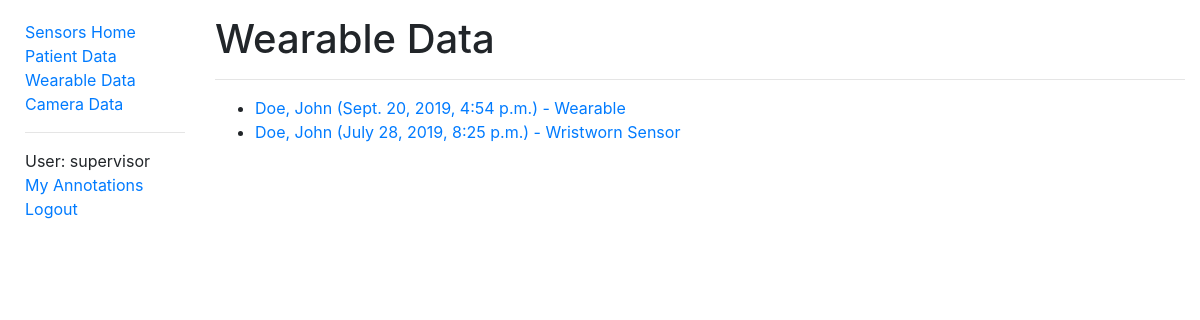
/sensors/wearabledata/ (signed in), run on an earlier commit of the app's database.
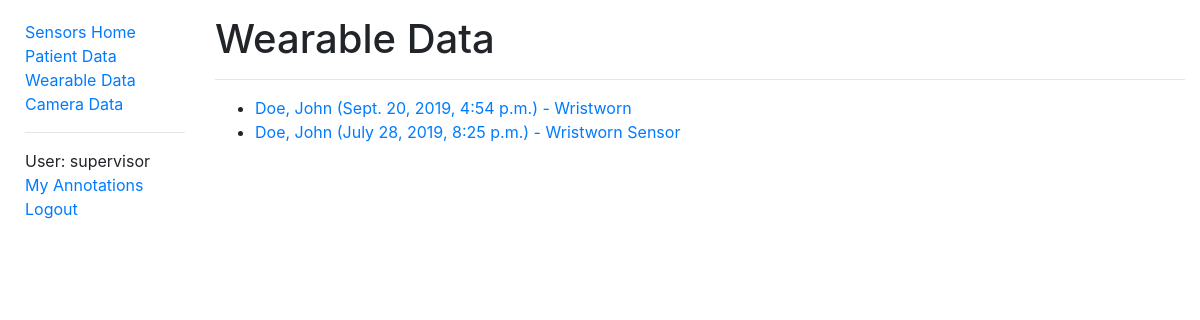
And on a later commit of the database.
### sensors/models.py (models this page shows, shortened)
class WearableData(models.Model):
    id = models.UUIDField(primary_key=True, default=uuid.uuid4, help_text='Unique ID for this wearable data')
    patient = models.ForeignKey('PatientData', on_delete=models.CASCADE, null=True, related_name='wearables')
    filename = models.FileField(upload_to='wearable/')
    time = models.DateTimeField(help_text='Session date & time')
    note = models.CharField(max_length=500, help_text='Note regarding wearable data')
    class Meta:
        ordering = ['patient', '-time']
        permissions = (("can_alter_wearabledata", "Can create or edit wearable data entries."),)
    def get_absolute_url(self):
        return reverse('wearabledata-detail', args=[str(self.id)])

class PatientData(models.Model):
    id = models.AutoField(primary_key=True)
    first_name = models.CharField(max_length=50, help_text='Patient first name')
    last_name = models.CharField(max_length=50, help_text='Patient last name')
    date_of_birth = models.DateField()
    notes = models.CharField(max_length=500, help_text='Notes regarding patient')
    class Meta:
        ordering = ['last_name']
        permissions = (("can_alter_patientdata", "Can create or edit patient data entries."),)
    def __str__(self):
        return f'{self.last_name}, {self.first_name}'

### sensors/views.py (the view)
# urls.py: path('wearabledata/', views.WearableDataListView.as_view(), name='wearabledata'),
class WearableDataListView(LoginRequiredMixin, generic.ListView):
    model = WearableData
    paginate_by = 10

### sensors/context_processors.py (called while the page is built)
def extra_context(request):
    return {'media_url': settings.MEDIA_URL}

### sensors/templates/sensors/wearabledata_list.html
{% extends "base.html" %}
{% block content %}
  <div class="titleText">
    <h1>Wearable Data</h1>
  </div>
  <hr>
  <ul>
    {% for wearabledata in wearabledata_list %}
      <li>
        <a href="{{ wearabledata.get_absolute_url }}">
          {{ wearabledata.patient }} ({{ wearabledata.time }}) - {{ wearabledata.note }}
        </a>
      </li>
    {% empty %}
      <p>There are no wearable data in the database.</p>
    {% endfor %}
  </ul>
{% endblock %}

### sensors/templates/base.html (shortened to what this page needs)
<!DOCTYPE html>
<html xmlns="http://www.w3.org/1999/xhtml" lang="en-GB" xml:lang="en-GB">
<head>
  <link rel="stylesheet"
        href="https://stackpath.bootstrapcdn.com/bootstrap/4.1.3/css/bootstrap.min.css"
>
  {% load static %}
  <link rel="stylesheet"
        href="{% static 'css/styles.css' %}">
</head>
<body>
<div class="container-fluid">
  <div class="row">
    <div class="col-sm-2">
      {% block sidebar %}
        <ul class="sidebar-nav">
          <li><a href="{% url 'index' %}">Sensors Home</a></li>
          {% if user.is_authenticated %}
            <li><a href="{% url 'patientdata' %}">Patient Data</a></li>
            <li><a href="{% url 'wearabledata' %}">Wearable Data</a></li>
            <li><a href="{% url 'cameradata' %}">Camera Data</a></li>
            <hr>
            <li>User: {{ user.get_username }}</li>
            <li><a href="{% url 'my-annotations' %}">My Annotations</a></li>
            <li><a href="{% url 'logout'%}?next={{request.path}}">Logout</a></li>
          {% else %}
            <li><a href="{% url 'login'%}?next={{request.path}}">Login</a></li>
          {% endif %}
        </ul>
      {% endblock %}
    </div>
    <div class="col-sm-10" style=margin-top:15px;padding:10">
      {% block content %}{% endblock %}
    </div>
  </div>
</div>
<div class="footer" style="margin-top:30px;padding:30px">
</div>
</body>
</html>

### sensors/static/css/styles.css (style rules this page uses)
.sidebar-nav { margin-top: 20px; margin-left: 10px; padding: 0; list-style: none; }
.titleText { position: relative; }

What changed in the data, as far as the page shows it:
removed WearableData: patient "Doe, John", time "Sept. 20, 2019, 4:54 p.m.", note "Wearable"
added WearableData: patient "Doe, John", time "Sept. 20, 2019, 4:54 p.m.", note "Wristworn"
